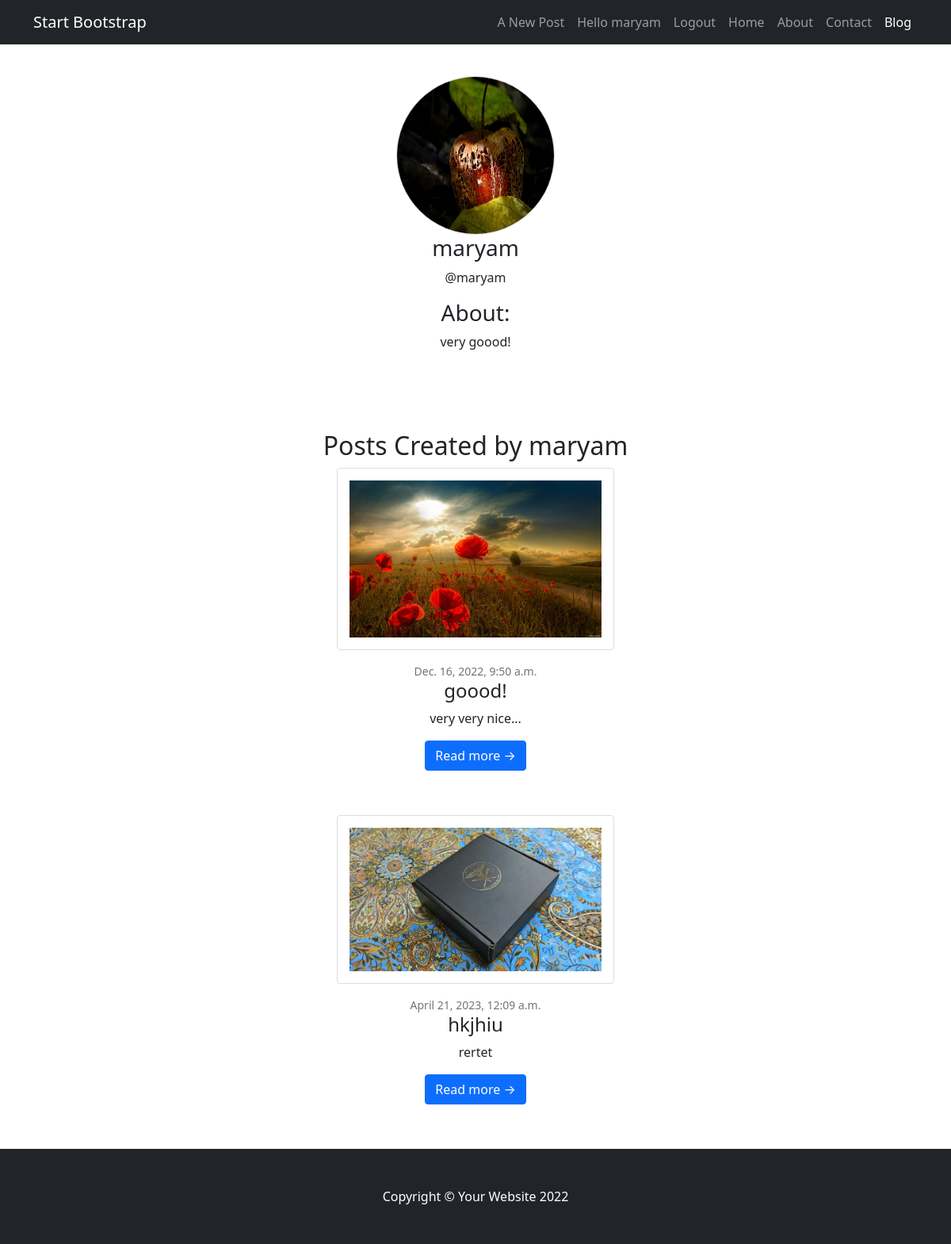
The app's page /profile/1 with its own data.
### blog/models.py (models this page shows, shortened)
class User(AbstractBaseUser):
    email = models.EmailField(verbose_name='Email Address', unique=True)
    username = models.CharField(max_length=100, unique=True)
    name = models.CharField(max_length=100, null=True, blank=True)
    bio = models.TextField(null=True)
    avatar = models.FileField(null=True, default="avatar.svg", validators=[FileExtensionValidator(['png', 'svg', 'jpg'])])
    date_joined = models.DateTimeField(verbose_name='date joined', auto_now_add=True)
    last_login = models.DateTimeField(verbose_name='last login', auto_now=True)
    is_admin = models.BooleanField(default=False)
    is_active = models.BooleanField(default=True)
    is_staff = models.BooleanField(default=False)
    is_superuser = models.BooleanField(default=False)
    USERNAME_FIELD = 'email'
    REQUIRED_FIELDS = ['username', ]
    objects = CustomUserManager()

class Post(models.Model):
    topic = models.CharField(max_length=100, null=True, blank=True)
    title = models.CharField(max_length=100)
    text = models.TextField(null=True, blank=True)
    picture = models.ImageField(blank=True, null=True, upload_to="media")
    date_created = models.DateTimeField(auto_now=True)
    date_updated = models.DateTimeField(auto_now_add=True)
    writer = models.ForeignKey(User, on_delete=models.CASCADE)
    slug = models.SlugField()
    objects = PostManager()

### blog/views.py (the view)
# urls.py: path('profile/<str:pk>', views.userprofile, name='user-profile'),
def userprofile(request,  pk):
	user = User.objects.get(id=pk)
	posts = user.post_set.all()
	context = {'user':user, 'posts':posts}
	return render(request, 'blog/profile.html', context)

### blog/models.py (called while the page is built)
    def get_queryset(self):
        return PostQuerySet(self.model, using=self._db)

### templates/blog/profile.html (shortened to what this page needs)
{% extends 'base.html' %}
{% block content %}
<main class="profile-page layout layout--3">
  <div class="container" >
      <div class="profile" style="margin-bottom: 100px; margin-top: 40px">
        <div>
          <img src="{{user.avatar.url}}" class="image" />
        </div>
        <div class="profile__info">
          <h3>{{user.username}}</h3>
          <p>@{{user.username}}</p>
        </div>
        <div class="profile__about">
          <h3>About:</h3>
          <p>
            {{user.bio}}
          </p>
        </div>
      </div>
      <div>
        <div>
          <h2>Posts Created by {{user.username}}</a>
          </h2>
        </div>
        <div class="card-mb-4">
          {% for post in posts %}
              <a href="{% url 'blog:detail' post.slug %}"><img class="card-img-top" src="{{ post.picture.url }}" alt="..." /></a>
              <div class="card-body" style="margin-bottom: 40px">
                <div class="small text-muted">{{post.date_created}}</div>
                <h2 class="card-title h4">{{post.title}}</h2>
                <p class="card-text">{{post.text}}</p>
                <a class="btn btn-primary" href="{% url 'blog:detail' post.slug %}">Read more →</a>
              </div>
          {% endfor %}
        </div>
      </div>
    </div>
</main>
{% endblock content %}

### templates/base.html (shortened to what this page needs)
{% load static %}
<!DOCTYPE html>
<html lang="en">
    <head>
        <link href='{% static "css/styles.css" %}' rel="stylesheet" />
    </head>
    <body>
        <nav class="navbar navbar-expand-lg navbar-dark bg-dark">
            <div class="container">
                <a class="navbar-brand" href="{% url 'blog:home' 1 %}">Start Bootstrap</a>
                <div class="collapse navbar-collapse" id="navbarSupportedContent">
                    <ul class="navbar-nav ms-auto mb-2 mb-lg-0">
                    {% if user.is_authenticated %}
                        <li class="nav-item"><a class="nav-link" href='{% url "blog:create" %}'>A New Post</a></li>
                        <li class="nav-item"><a class="nav-link" href='{% url "blog:user-profile" user.id %}'>Hello {{user.username}}</a></li>
                        <li class="nav-item"><a class="nav-link" href="accounts/logout">Logout</a></li>
                    {% else %}
                        <li class="nav-item">
                        <a class="nav-link" href="accounts/login">Login</a>
                        </li>
                    {% endif %}
                        <li class="nav-item"><a class="nav-link" href="#">Home</a></li>
                        <li class="nav-item"><a class="nav-link" href="#!">About</a></li>
                        <li class="nav-item"><a class="nav-link" href="#!">Contact</a></li>
                        <li class="nav-item"><a class="nav-link active" aria-current="page" href="#">Blog</a></li>
                    </ul>
                </div>
            </div>
        </nav>
        {% block content %}
        {% endblock content %}
    <footer class="py-5 bg-dark">
        <div class="container"><p class="m-0 text-center text-white">Copyright &copy; Your Website 2022</p></div>
    </footer>
    </body>
</html>

### templates/blog/profile.html (style rules this page uses)
.container { text-align: center; display: block; }
.card-mb-4 { text-align: center; display: block; }
.card-img-top { text-align: center; border: 1px solid #ddd; border-radius: 4px; padding: 15px; width: 350px; }
.image { text-align: center; border: 1px solid #ddd; border-radius: 50%; width: 200px; height: 200px; }

### records on screen
User: username "maryam", avatar (picture), bio "very goood!"
Post: picture (picture), date_created "Dec. 16, 2022, 9:50 a.m.", title "goood!", text "very very nice..."
Post: picture (picture), date_created "April 21, 2023, 12:09 a.m.", title "hkjhiu", text "rertet"
